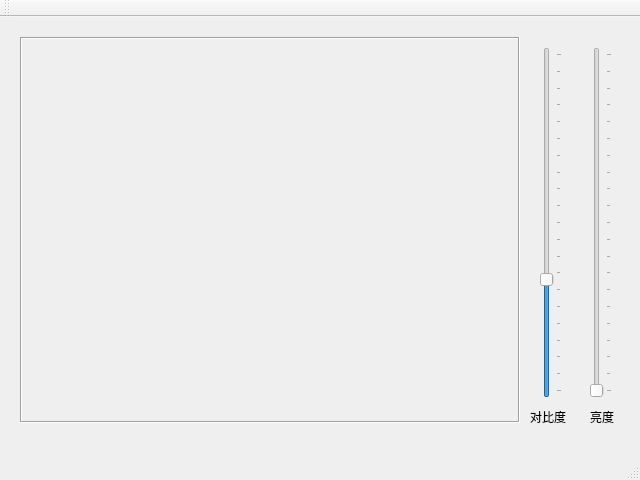
<?xml version="1.0" encoding="UTF-8"?>
<ui version="4.0">
 <class>MainWindow</class>
 <widget class="QMainWindow" name="MainWindow">
  <property name="geometry">
   <rect>
    <x>0</x>
    <y>0</y>
    <width>640</width>
    <height>480</height>
   </rect>
  </property>
  <property name="windowTitle">
   <string>MainWindow</string>
  </property>
  <widget class="QWidget" name="centralWidget">
   <widget class="QLabel" name="view_Label">
    <property name="geometry">
     <rect>
      <x>20</x>
      <y>20</y>
      <width>500</width>
      <height>386</height>
     </rect>
    </property>
    <property name="frameShape">
     <enum>QFrame::Box</enum>
    </property>
    <property name="frameShadow">
     <enum>QFrame::Sunken</enum>
    </property>
    <property name="text">
     <string/>
    </property>
   </widget>
   <widget class="QSlider" name="contrastVerticalSlider">
    <property name="geometry">
     <rect>
      <x>540</x>
      <y>30</y>
      <width>22</width>
      <height>351</height>
     </rect>
    </property>
    <property name="maximum">
     <number>100</number>
    </property>
    <property name="value">
     <number>33</number>
    </property>
    <property name="orientation">
     <enum>Qt::Vertical</enum>
    </property>
    <property name="tickPosition">
     <enum>QSlider::TicksBelow</enum>
    </property>
    <property name="tickInterval">
     <number>5</number>
    </property>
   </widget>
   <widget class="QSlider" name="brightnessVerticalSlider">
    <property name="geometry">
     <rect>
      <x>590</x>
      <y>30</y>
      <width>22</width>
      <height>351</height>
     </rect>
    </property>
    <property name="maximum">
     <number>100</number>
    </property>
    <property name="orientation">
     <enum>Qt::Vertical</enum>
    </property>
    <property name="tickPosition">
     <enum>QSlider::TicksBelow</enum>
    </property>
    <property name="tickInterval">
     <number>5</number>
    </property>
   </widget>
   <widget class="QLabel" name="label_2">
    <property name="geometry">
     <rect>
      <x>530</x>
      <y>390</y>
      <width>41</width>
      <height>20</height>
     </rect>
    </property>
    <property name="text">
     <string>对比度</string>
    </property>
   </widget>
   <widget class="QLabel" name="label_3">
    <property name="geometry">
     <rect>
      <x>590</x>
      <y>390</y>
      <width>31</width>
      <height>20</height>
     </rect>
    </property>
    <property name="text">
     <string>亮度</string>
    </property>
   </widget>
  </widget>
  <widget class="QMenuBar" name="menuBar">
   <property name="geometry">
    <rect>
     <x>0</x>
     <y>0</y>
     <width>640</width>
     <height>23</height>
    </rect>
   </property>
  </widget>
  <widget class="QToolBar" name="mainToolBar">
   <attribute name="toolBarArea">
    <enum>TopToolBarArea</enum>
   </attribute>
   <attribute name="toolBarBreak">
    <bool>false</bool>
   </attribute>
  </widget>
  <widget class="QStatusBar" name="statusBar"/>
 </widget>
 <layoutdefault spacing="6" margin="11"/>
 <resources/>
 <connections/>
</ui>
